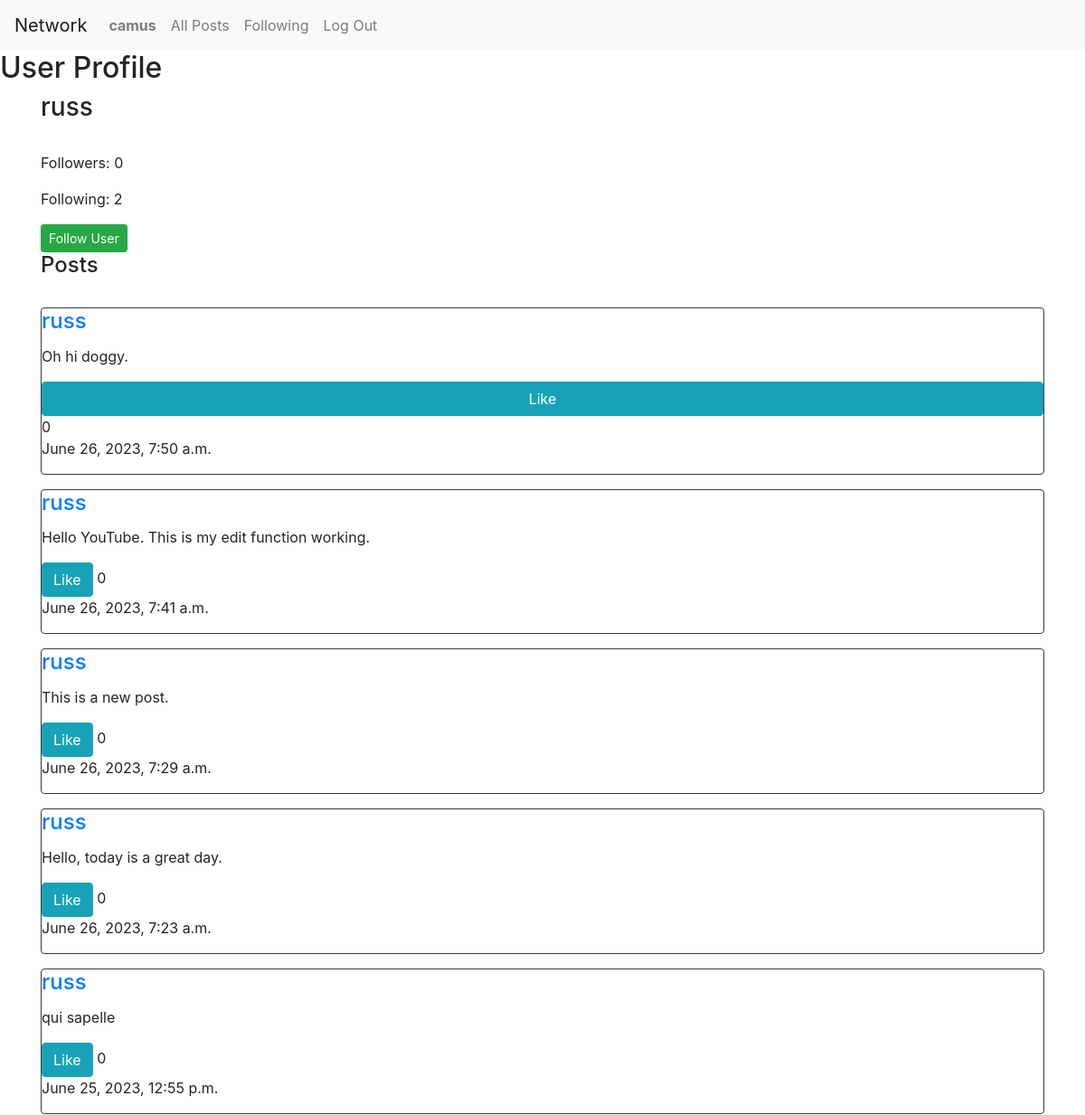
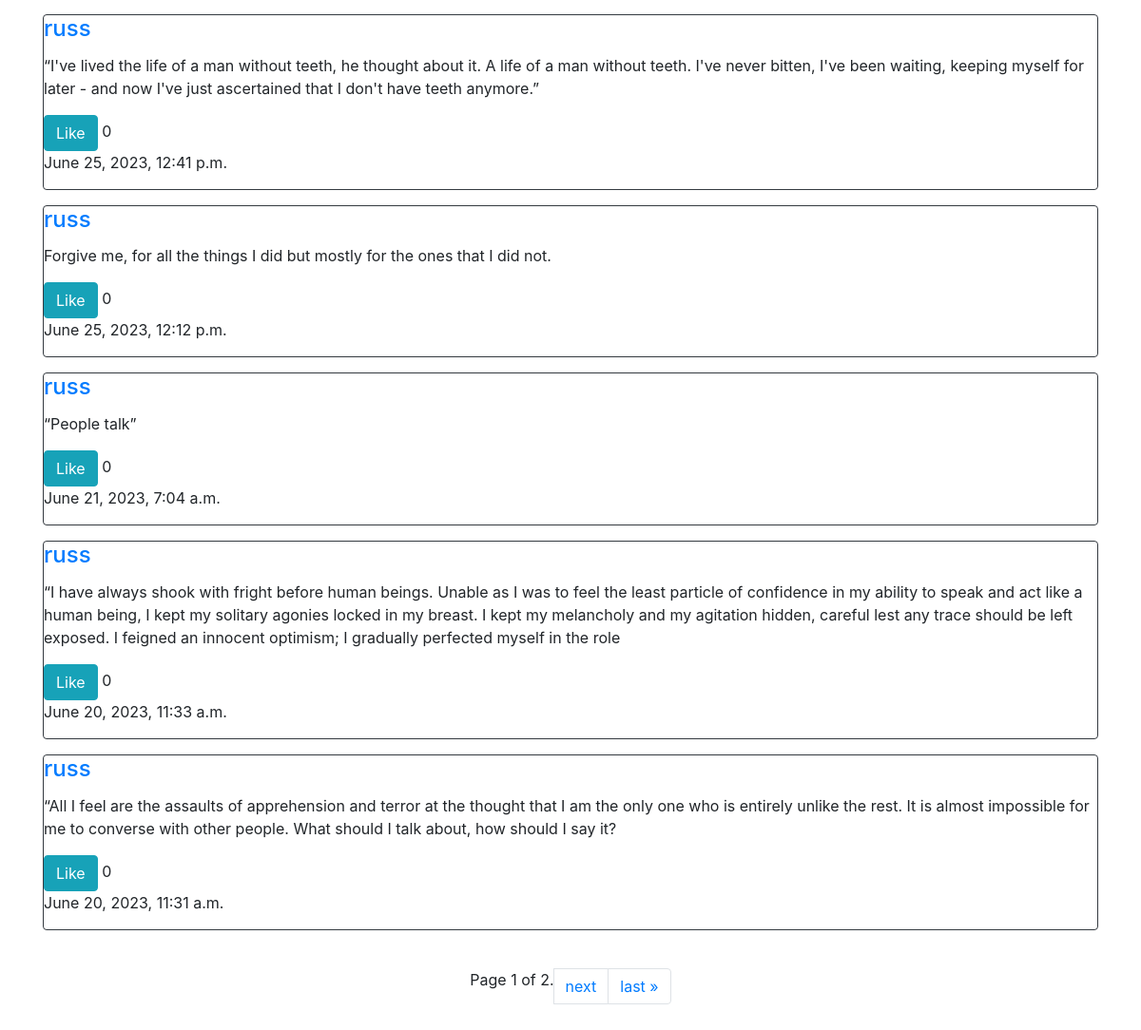
The page /profile/russ (signed in) on the database its author committed (2 pictures, top to bottom).
### network/models.py (models this page shows, shortened)
class User(AbstractUser):
    followers = models.ManyToManyField('self', symmetrical=False, related_name='user_followers')
    following = models.ManyToManyField('self', symmetrical=False, related_name='user_following')
    likes =  models.ManyToManyField('Post', related_name='liked_users', blank=True)

class Post(models.Model):
    username = models.ForeignKey(User, on_delete=models.CASCADE)
    post_content = models.TextField()
    timestamp = models.DateTimeField(auto_now_add=True)
    likes = models.ManyToManyField(User, related_name = 'liked_posts', blank=True)

### network/views.py (the view)
# urls.py: path("profile/<str:username>", views.profile, name="profile"),
@csrf_exempt
@login_required
def profile(request, username):
        profile_user = User.objects.get(username=username)
        viewer_user = request.user
        followers = profile_user.followers.all()
        follows = profile_user.following.all()
        user_id = profile_user.id
        user_posts = Post.objects.filter(username=user_id).order_by('-timestamp')
        paginator = Paginator(user_posts, 10)
        page_number = request.GET.get("page")
        page_obj = paginator.get_page(page_number)
        if User.objects.filter(username=viewer_user, following=profile_user).exists():
            is_following = True
        else:
            is_following = False
        print(is_following)
        return render(request, "network/profile.html", {
            "followers": followers,
            "follows" : follows,
            "profile_user" : profile_user,
            "is_following" : is_following,
            "posts" : page_obj,
            "username" : username,
            "viewer_user" : viewer_user
        })

### network/templates/network/profile.html (shortened to what this page needs)
{% extends "network/layout.html" %}
{% block body %}
    <h2>User Profile</h2>
        <div class="container">
            <h3>{{username}}</h3> <br>
            <p>Followers: {{followers.count}}
            <p>Following: {{follows.count}}</p>
            {% if username != viewer_user %}
            <form method="post" action="{% url 'following' %}">
                {% if is_following == False %}
                <button class="btn btn-success btn-sm" type="submit">Follow User</button>
                {% else %}
                <button class="btn btn-danger" type="submit">Unfollow User</button>
            </form>
            {% endif %}
            {% endif %}
            <h4>Posts</h4> <br>
        {% if posts %}
        {% for post in posts %}
        <div class="card border-dark mb-3" id="post{{post.id}}">
            <h4 class="card-title"><a href="{% url 'profile' username=post.username %}">{{post.username}}</h4></a>
        <form id="edit-form{{post.id}}">
            <p class="card-text" id="post-content{{post.id}}">{{post.post_content}}</p>
            {% if user not in post.likes.all %}
            <button id="like-btn{{post.id}}" type="button" data-id="{{post.id}}" class="btn btn-info">Like</button>
            {% else %}
            <button id="like-btn{{post.id}}" type="button" data-id="{{post.id}}" class="btn btn-info">Unlike</button>
            {% endif %}
            <span id="likeCount{{post.id}}" data-id="{{post.id}}">{{post.likes|length}}</span>
        </form>
            <p class="card-text">{{post.timestamp}}</p>
        </div>
        {% endfor %}
        {% endif %}
    <div class="container p-4">
        <ul class="pagination justify-content-center">
            {% if posts.has_next %}
            <li class="page-item">Page {{ posts.number }} of {{ posts.paginator.num_pages }}. </li>
                <li class="page-item"><a class="page-link" href="?page={{ posts.next_page_number }}">next</a> </li>
                <li class="page-item"><a class="page-link" href="?page={{ posts.paginator.num_pages }}">last &raquo;</a> </li>
            {% endif %}
        </ul>
    </div>
{% endblock %}

### network/templates/network/layout.html (shortened to what this page needs)
{% load static %}
<!DOCTYPE html>
<html lang="en">
    <head>
        <link rel="stylesheet" href="https://stackpath.bootstrapcdn.com/bootstrap/4.4.1/css/bootstrap.min.css">
        <link href="{% static 'network/styles.css' %}" rel="stylesheet">
    </head>
    <body>
        <nav class="navbar navbar-expand-lg navbar-light bg-light">
            <a class="navbar-brand" href="#">Network</a>
            <div>
              <ul class="navbar-nav mr-auto">
                {% if user.is_authenticated %}
                    <li class="nav-item">
                        <a class="nav-link" href="#"><strong>{{ user.username }}</strong></a>
                    </li>
                {% endif %}
                <li class="nav-item">
                  <a class="nav-link" href="{% url 'index' %}">All Posts</a>
                </li>
                {% if user.is_authenticated %}
                    <li class="nav-item">
                        <a class="nav-link" href="{% url 'following' %}">Following</a>
                    </li>
                    <li class="nav-item">
                        <a class="nav-link" href="{% url 'logout' %}">Log Out</a>
                    </li>
                {% endif %}
              </ul>
            </div>
          </nav>
        <div class="body">
            {% block body %}
            {% endblock %}
        </div>
    </body>
</html>

### rows shown on the page
User: username "camus"
User: username "russ"
Post: username "russ", post_content "Oh hi doggy.", likes|length "0", timestamp "June 26, 2023, 7:50 a.m."
Post: username "russ", post_content "Hello YouTube. This is my edit function working.", likes|length "0", timestamp "June 26, 2023, 7:41 a.m."
Post: username "russ", post_content "This is a new post.", likes|length "0", timestamp "June 26, 2023, 7:29 a.m."
Post: username "russ", post_content "Hello, today is a great day.", likes|length "0", timestamp "June 26, 2023, 7:23 a.m."
Post: username "russ", post_content "qui sapelle", likes|length "0", timestamp "June 25, 2023, 12:55 p.m."
Post: username "russ", post_content "“I've lived the life of a man without teeth, he thought about it. A life of a man without teeth. I've never bitten, I've been waiting, keeping myself for later - and now I've just ascertained that I don't have teeth anymore.”", likes|length "0", timestamp "June 25, 2023, 12:41 p.m."
Post: username "russ", post_content "Forgive me, for all the things I did but mostly for the ones that I did not.", likes|length "0", timestamp "June 25, 2023, 12:12 p.m."
Post: username "russ", post_content "“People talk”", likes|length "0", timestamp "June 21, 2023, 7:04 a.m."
Post: username "russ", post_content "“I have always shook with fright before human beings. Unable as I was to feel the least particle of confidence in my ability to speak and act like a human being, I kept my solitary agonies locked in my breast. I kept my melancholy and my agitation hidden, careful lest any trace should be left exposed. I feigned an innocent optimism; I gradually perfected myself in the role", likes|length "0", timestamp "June 20, 2023, 11:33 a.m."
Post: username "russ", post_content "“All I feel are the assaults of apprehension and terror at the thought that I am the only one who is entirely unlike the rest. It is almost impossible for me to converse with other people. What should I talk about, how should I say it?", likes|length "0", timestamp "June 20, 2023, 11:31 a.m."

### other values the page prints
{{ followers.count }} "0"
{{ follows.count }} "2"
{{ posts.number }} "1"
{{ posts.paginator.num_pages }} "2"
